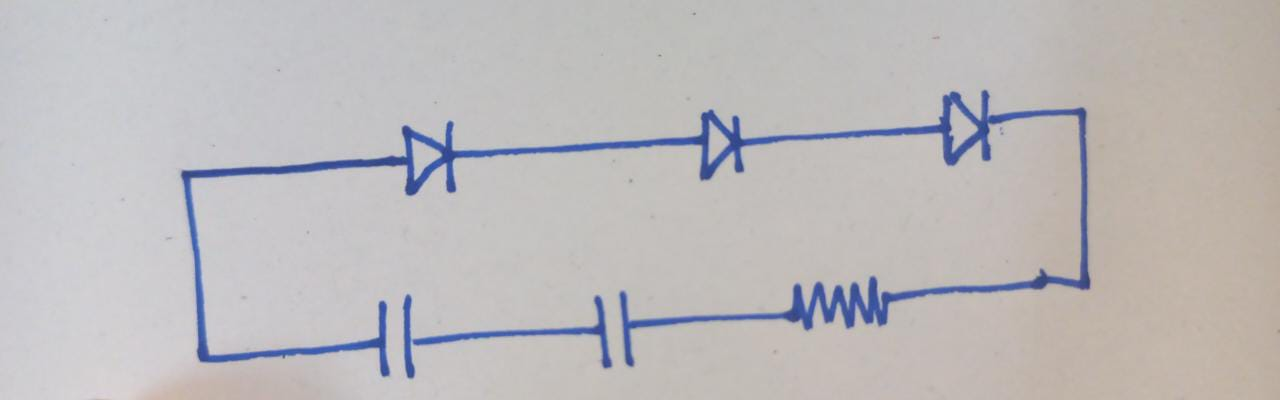
#> input picture test_images/test8.jpeg, 1280 x 400 px
$ jupyter execute preprocess2.ipynb
#> lines starting #> are read from the running program, lines starting #| are printed output that depends on the picture; after the words box and inside, x2 and y2 are one past the last pixel; in counts of white or black regions, pixels touching at a corner belong together
[cell 1]
import cv2
import numpy as np
import matplotlib.pyplot as plt
from sklearn.cluster import DBSCAN
import sklearn

[cell 2]
img = cv2.imread('test_images/test8.jpeg')
#> img is the input picture: shape (400, 1280, 3); mean B, G, R 187.6, 186.4, 189.4
grey_img = cv2.cvtColor(img, cv2.COLOR_RGB2GRAY)
plt.imshow(grey_img, cmap='gray')

[cell 3]
th = cv2.adaptiveThreshold(grey_img, 255, cv2.ADAPTIVE_THRESH_MEAN_C, cv2.THRESH_BINARY_INV, 31, 21)
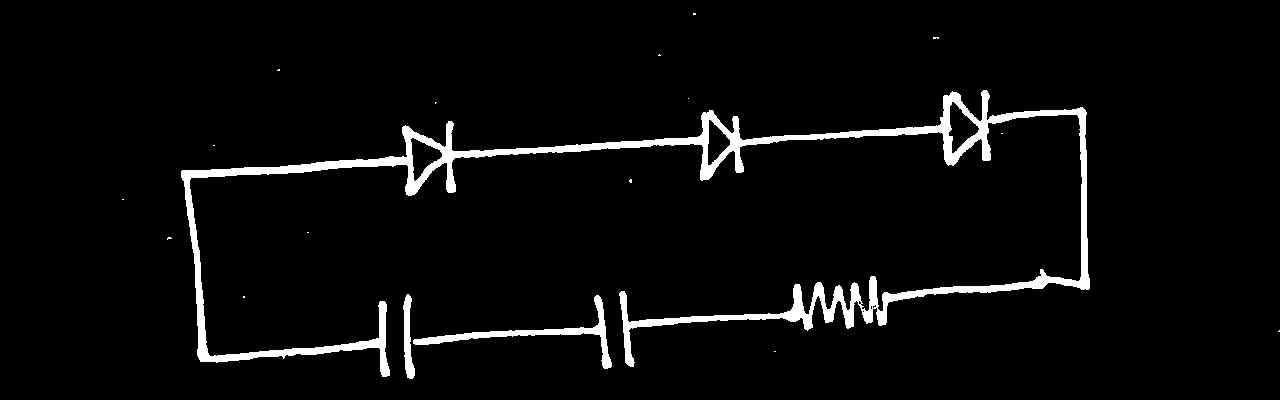
#> th: shape (400, 1280); 4.2% white; 18 white regions (15 under 20 px), largest, box (x1, y1, x2, y2) and area: (181, 90, 1090, 377) 19166, (413, 295, 612, 369) 1678, (403, 294, 415, 379) 577
plt.imshow(th, cmap='gray')

[cell 4]
kernel = cv2.getStructuringElement(cv2.MORPH_RECT, (3,3))
opening_img = cv2.morphologyEx(th, cv2.MORPH_OPEN, kernel, iterations=2)
#> opening_img: shape (400, 1280); 4% white; 15 white regions, largest, box (x1, y1, x2, y2) and area: (181, 111, 726, 377) 8750, (882, 108, 1090, 306) 3202, (825, 91, 991, 165) 2351
plt.imshow(opening_img, cmap='gray')

[cell 5]
kernel = cv2.getStructuringElement(cv2.MORPH_RECT, (3,3))
dline = cv2.dilate(opening_img, kernel, iterations=2)
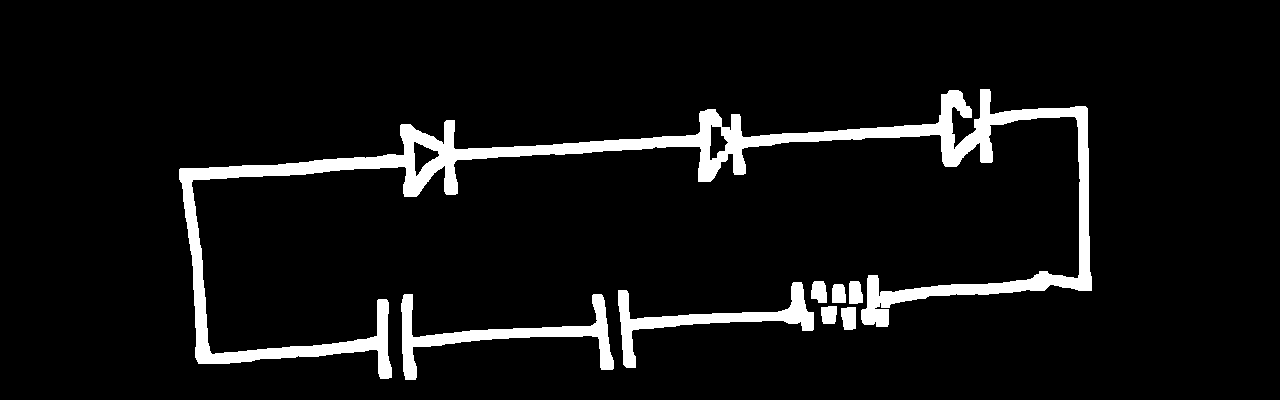
#> dline: shape (400, 1280); 6.7% white; 8 white regions, largest, box (x1, y1, x2, y2) and area: (179, 89, 1092, 379) 25871, (401, 294, 614, 380) 3772, (618, 282, 814, 368) 3274
plt.imshow(dline, cmap='gray')

[cell 6]
anchor_points = cv2.goodFeaturesToTrack(image=dline,maxCorners=100,qualityLevel=0.40,minDistance=20, blockSize=15)
#> anchor_points = 52 rows, first 8: [830, 300], [851, 300], [972, 112], [883, 311], [726, 157], [718, 130], [185, 174], [1085, 284]

# Convert the anchor points to a numpy array
anchor_points = np.float32(anchor_points.reshape((-1, 2)))
#> anchor_points = 52 pairs, first value 185 to 1085, second value 96 to 373

# Perform DBSCAN clustering on the anchor points
clustering = DBSCAN(eps=80, min_samples=4).fit(anchor_points)

# Get the labels for the clusters
labels = clustering.labels_
#> labels = 52 values, max 5 at index 12, min -1 at index 6, mean 2.23

# Find the unique labels and their counts
unique_labels, counts = np.unique(labels, return_counts=True)
#> unique_labels = [-1, 0, 1, 2, 3, 4, 5]; counts = [4, 8, 8, 8, 8, 8, 8]

# Draw circles around the points in the cluster with the highest count
img2 = img.copy()
for l in unique_labels:
    if l == -1: continue
    px = [int(i[0]) for i in anchor_points[labels == l]]
    py = [int(i[1]) for i in anchor_points[labels == l]]
    color = np.random.choice(range(256), size=3)
    color = (int (color [ 0 ]), int (color [ 1 ]), int (color [ 2 ]))
    print(color)
    for i in range(len(px)):
        cv2.circle(img2, (px[i], py[i]), 5, color=tuple(color), thickness=10)
#> this loop made 7 passes
#> (px, py, color) on passes 2 to 5: ([830, 851, 883, 806, 885, 849, 797, 873], [300, 300, 311, 324, 289, 323, 288, 273], (172, 47, 117)), ([972, 934, 995, 986, 996, 948, 947, 934], [112, 141, 131, 156, 107, 160, 96, 117], (192, 67, 251)), ([726, 718, 704, 694, 747, 748, 739, 693], [157, 130, 175, 153, 130, 153, 175, 128], (195, 103, 9)), ([409, 460, 397, 451, 406, 460, 448, 420], [190, 142, 148, 188, 130, 166, 126, 148], (211, 21, 242))
#> (printed output is left out)
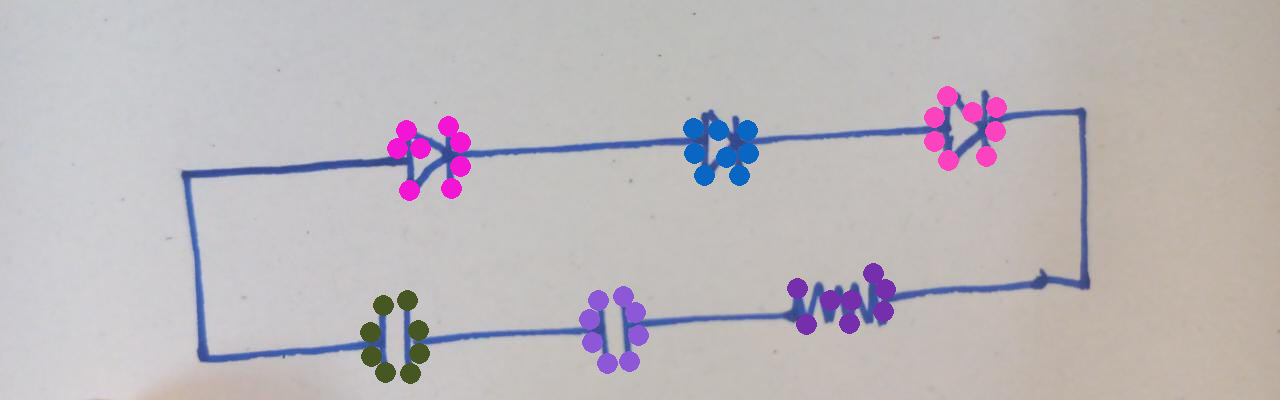
#> img2: shape (400, 1280, 3); 3.12% of pixels changed, all inside (x1, y1, x2, y2) = (360, 86, 1007, 384)

plt.imshow(img2)
plt.show()

[cell 7]
# Calculate the mean coordinates of each cluster
cluster_centers = []
for label in unique_labels:
    if label == -1:
        continue
    cluster_points = anchor_points[labels == label]
    cluster_center = np.mean(cluster_points, axis=0)
    cluster_centers.append(cluster_center)
#> this loop made 7 passes
#> cluster_center on passes 2 to 7: [846.8, 301], [964, 127.5], [721.1, 150.1], [431.4, 154.8], [395.4, 340.1], [613.9, 328.5]
#> after the loop, cluster_centers = [[846.8, 301], [964, 127.5], [721.1, 150.1], [431.4, 154.8], [395.4, 340.1], [613.9, 328.5]]

print(cluster_centers)
#> (printed output is left out)

[cell 8]
#fast = cv2.FastFeatureDetector_create()
fast = cv2.FastFeatureDetector_create(threshold=20, nonmaxSuppression=False, type=cv2.FAST_FEATURE_DETECTOR_TYPE_9_16)
kp = fast.detect(dline, None)
#> kp = 785 keypoints; strongest (x, y, size): (980, 89, 7), (981, 89, 7), (982, 89, 7), (987, 89, 7)

[cell 9]
img4 = img.copy()
img4 = cv2.drawKeypoints(img4, kp, None, color=(255,0,0))
plt.imshow(img4)
plt.show()

[cell 10]
fast_features = [np.array([int(kp[i].pt[0]), int(kp[i].pt[1])]) for i in range(len(kp))]
#> fast_features = 785 pairs, first value 179 to 1091, second value 89 to 379
clustering = DBSCAN(eps=60, min_samples=30).fit(fast_features)
labels_fast = clustering.labels_
#> labels_fast = 785 values, max 6 at index 499, min -1 at index 35, mean 2.39

[cell 11]
final_keypoints = anchor_points.copy()
#> final_keypoints has the same summary as anchor_points
final_labels = labels.copy()
#> final_labels has the same summary as labels

for i in fast_features:
    for j in range(len(cluster_centers)):
        if np.linalg.norm(i-cluster_centers[j]) < 100:
            final_keypoints = np.vstack((final_keypoints, [i]))
            final_labels = np.append(final_labels, unique_labels[j+1])
            break
#> this loop made 785 passes
#> i on passes 1 to 3: [980, 89], [981, 89], [982, 89]
#> after the loop, final_keypoints = 760 pairs, first value 185 to 1085, second value 89 to 379; final_labels = 760 values, max 5 at index 12, min -1 at index 6, mean 1.8

[cell 12]
img3 = img.copy()
for l in unique_labels:
    if l == -1: continue
    px = [int(i[0]) for i in final_keypoints[final_labels == l]]
    py = [int(i[1]) for i in final_keypoints[final_labels == l]]
    color = np.random.choice(range(256), size=3)
    color = (int (color [ 0 ]), int (color [ 1 ]), int (color [ 2 ]))
    print(color)
    for i in range(len(px)):
        cv2.circle(img3, (px[i], py[i]), 5, color=tuple(color), thickness=10)
#> this loop made 7 passes
#> color on passes 2 to 7: (58, 193, 230), (39, 87, 174), (88, 81, 165), (25, 77, 72), (9, 148, 115), (208, 243, 197)
#> (printed output is left out)
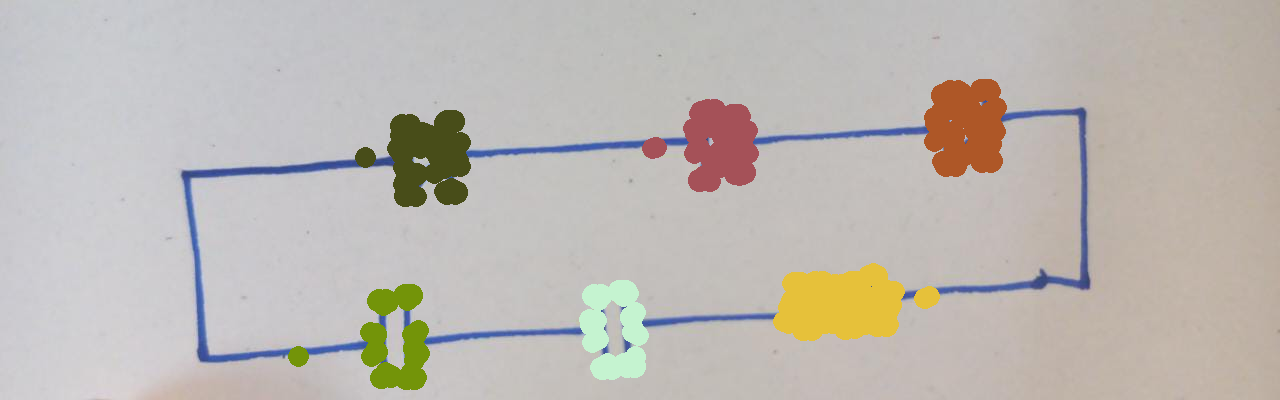
#> img3: shape (400, 1280, 3); 7.16% of pixels changed, all inside (x1, y1, x2, y2) = (288, 79, 1007, 390)

plt.imshow(img3)
plt.show()

[cell 13]
remove_comp = dline.copy()
rects = []
rects_contour = []
components_extracted = []


for l,_ in enumerate(counts):
    if l == 0: continue
    px = [int(i[0]) for i in final_keypoints[final_labels == unique_labels[l]]]
    py = [int(i[1]) for i in final_keypoints[final_labels == unique_labels[l]]]
    if abs(max(py)-min(py))*abs(max(px)-min(px)) > 700:
        components_extracted.append(dline[min(py)-15:max(py)+15, min(px)-15:max(px)+15])
        remove_comp[min(py)-15:max(py)+15, min(px)-15:max(px)+15] = 0
        rects_contour.append((np.array([[min(px)-15, min(py)-15],[max(px)+15, min(py)-15],[max(px)+15, max(py)+15],[min(px)-15, max(py)+15]])))
        rects.append([min(px)-22,max(px)+22,min(py)-22,max(py)+22])
#> this loop made 7 passes
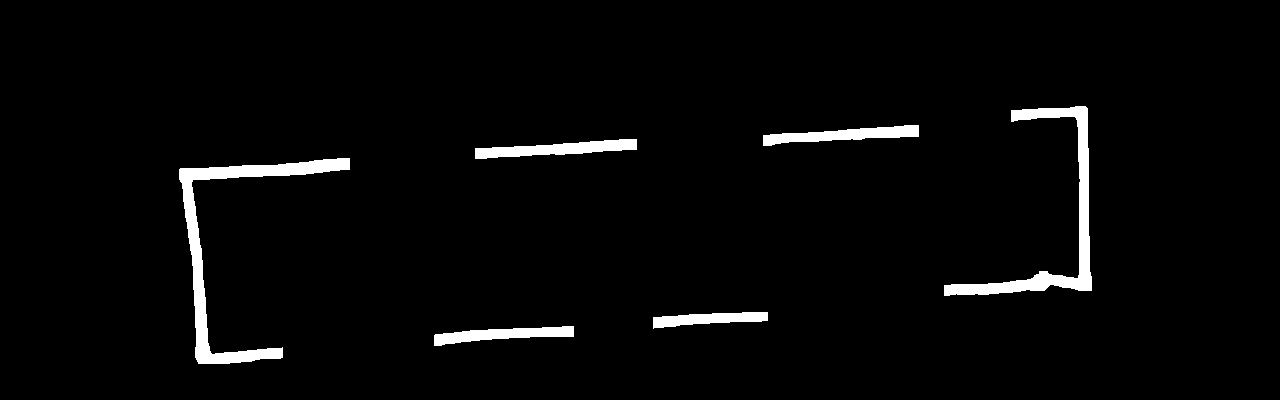
#> remove_comp: shape (400, 1280); 3% white; 6 white regions
#> after the loop, components_extracted = 6 items; rects = [[761, 951, 251, 352], [912, 1018, 67, 188], [630, 770, 87, 203], [343, 482, 98, 218], [276, 441, 272, 401], [567, 660, 268, 391]]; rects_contour = 6 items

[cell 14]
plt.imshow(remove_comp, cmap='gray')

[cell 15]
img2 = img.copy()
plt.imshow(cv2.drawContours(img2, tuple(rects_contour), -1, (255,0,0), 3))
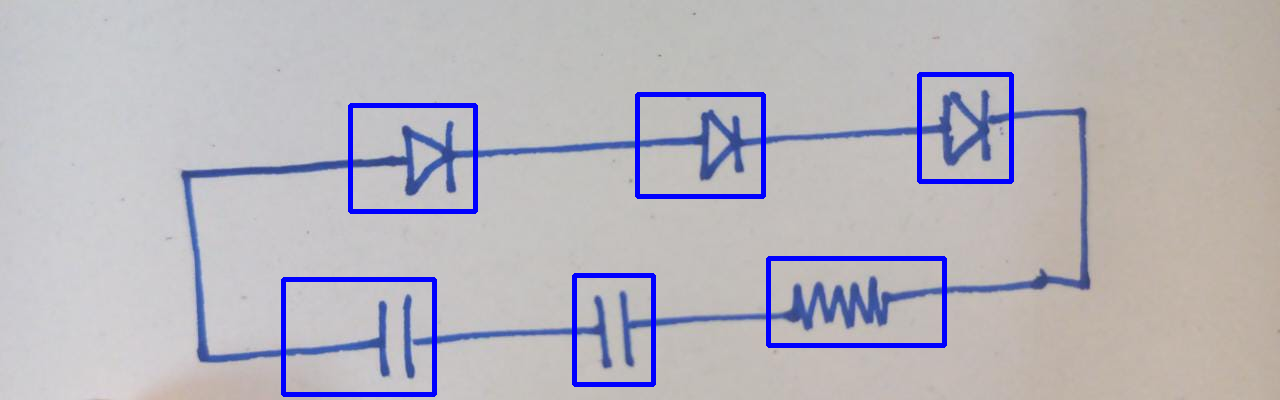
#> img2: shape (400, 1280, 3); 2.67% of pixels changed, all inside (x1, y1, x2, y2) = (281, 72, 1014, 397)

[cell 16]
cnts = cv2.findContours(remove_comp, cv2.RETR_EXTERNAL, cv2.CHAIN_APPROX_SIMPLE)
#> cnts = 6 contours; box (x1, y1, x2, y2) and area: (179, 158, 350, 364) 4552, (944, 106, 1092, 296) 3863, (475, 139, 637, 159) 1557, (763, 125, 919, 146) 1458, (434, 326, 574, 346) 1306, (653, 312, 768, 329) 1038
filtered_cnts = [c for c in cnts[0] if cv2.contourArea(c) > 600]
#> filtered_cnts has the same summary as cnts

wiring_dict = {}
last_key = 0
for c in filtered_cnts:
    for rect in rects:
        for p in c:
            # rect[0] is xmin, rect[1] is xmax, rect[2] is ymin, rect[3] is ymax
            # p[0][0] is x, p[0][1] is y
            if p[0][0] >= rect[0] and p[0][0] <= rect[1] and p[0][1] >= rect[2] and p[0][1] <= rect[3]:
                if last_key not in wiring_dict.keys():
                    wiring_dict[last_key] = [rect]
                else:
                    wiring_dict[last_key].append(rect)
                break
    last_key += 1
#> this loop made 6 passes
#> after the loop, last_key = 6; wiring_dict = 6 items

key = 0
dict_len = len(wiring_dict)
#> dict_len = 6
del_wire = []
while key < dict_len:
    if len(wiring_dict[key]) == 1:
        del_wire.append(key)
        del wiring_dict[key]
    key += 1
#> after the loop, del_wire = []; key = 6

for i in del_wire:
    del filtered_cnts[i]
#> this loop made 0 passes

cv2.drawContours(img, tuple(rects_contour), -1, (255,0,0), 3)
cv2.drawContours(img, filtered_cnts, -1, (0,255,0), 10)
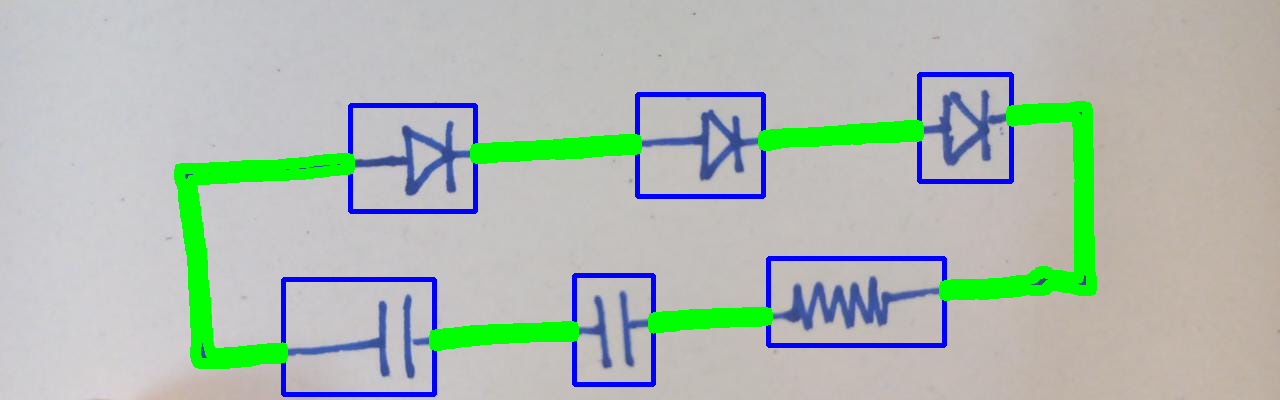
#> img: shape (400, 1280, 3); 5.85% of pixels changed, all inside (x1, y1, x2, y2) = (174, 101, 1097, 369)
plt.imshow(img)

$ run again, with test_images/test1.jpeg copied over test_images/test8.jpeg
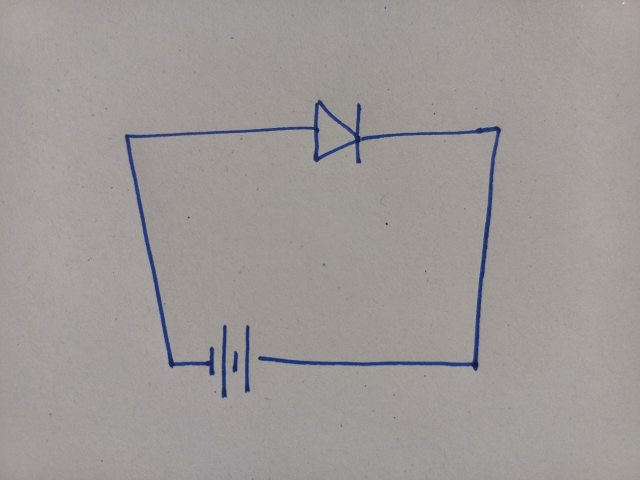
#> input picture test_images/test1.jpeg, 1280 x 960 px (shown at 1/2 size)
#> img is the input picture: shape (960, 1280, 3); mean B, G, R 151.4, 153.4, 157.9
#> th: shape (960, 1280); 1.7% white; 105 white regions (99 under 20 px), largest, box (x1, y1, x2, y2) and area: (250, 200, 723, 752) 9583, (516, 252, 1002, 742) 8684, (443, 649, 454, 796) 1094, (490, 650, 500, 786) 948, (465, 702, 476, 745) 344, (771, 445, 776, 451) 22
#> opening_img: shape (960, 1280); 1.7% white; 7 white regions, largest, box (x1, y1, x2, y2) and area: (517, 253, 1001, 741) 7947, (250, 265, 429, 750) 5327, (396, 201, 723, 327) 4123
#> dline: shape (960, 1280); 2.7% white; 4 white regions, box (x1, y1, x2, y2) and area: (248, 199, 1003, 752) 29569, (442, 648, 455, 797) 1715, (488, 650, 501, 786) 1507, (463, 701, 478, 745) 552
#> `anchor_points = cv2.goodFeaturesToTrack(image=dline,maxCorners=100,qua..`: anchor_points = 27 rows, first 8: [254, 273], [424, 745], [469, 738], [717, 322], [620, 245], [448, 790], [494, 779], [726, 265]
#> `anchor_points = np.float32(anchor_points.reshape((-1, 2)))`: anchor_points = 27 pairs, first value 254 to 984, second value 205 to 790
#> labels = 27 values, max 1 at index 3, min -1 at index 0, mean 0.296
#> unique_labels = [-1, 0, 1]; counts = [4, 11, 12]
#> the loop `for l in unique_labels:` made 3 passes
#> (px, py, color) on passes 2 to 3: ([424, 469, 448, 494, 521, 342, 495, 424, 472, 411, 450], [745, 738, 790, 779, 717, 730, 656, 698, 707, 715, 654], (172, 47, 117)), ([717, 620, 726, 620, 631, 703, 703, 718, 634, 726, 644, 681], [322, 245, 265, 267, 319, 296, 274, 212, 205, 289, 302, 247], (192, 67, 251))
#> (printed output is left out)
#> the loop `for label in unique_labels:` made 3 passes
#> cluster_center on passes 2 to 3: [450, 720.8], [676.9, 270.2]
#> after the loop `for label in unique_labels:`: cluster_centers = [[450, 720.8], [676.9, 270.2]]
#| [array([450.    , 720.8182], dtype=float32), array([676.9167, 270.25  ], dtype=float32)]
#> kp = 356 keypoints; strongest (x, y, size): (634, 199, 7), (635, 199, 7), (636, 199, 7), (642, 199, 7)
#> fast_features = 356 pairs, first value 248 to 1002, second value 199 to 796
#> labels_fast = 356 values, max 1 at index 208, min -1 at index 62, mean 0.152
#> `final_keypoints = anchor_points.copy()`: final_keypoints has the same summary as anchor_points
#> `final_labels = labels.copy()`: final_labels has the same summary as labels
#> the loop `for i in fast_features:` made 356 passes
#> i on passes 1 to 3: [634, 199], [635, 199], [636, 199]
#> after the loop `for i in fast_features:`: final_keypoints = 297 pairs, first value 254 to 984, second value 199 to 796; final_labels = 297 values, max 1 at index 3, min -1 at index 0, mean 0.539
#> the loop `for l in unique_labels:` made 3 passes
#> color on passes 2 to 3: (195, 103, 9), (211, 21, 242)
#> (printed output is left out)
#> the loop `for l,_ in enumerate(counts):` made 3 passes
#> after the loop `for l,_ in enumerate(counts):`:
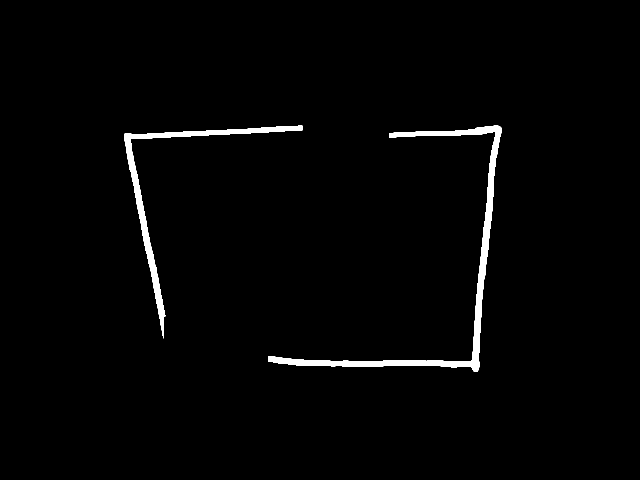
#> remove_comp: shape (960, 1280) (shown at 1/2 size); 1.7% white; 2 white regions
#> after the loop `for l,_ in enumerate(counts):`: components_extracted = 2 items; rects = [[320, 543, 626, 818], [598, 786, 177, 350]]; rects_contour = [[[327, 633], [536, 633], [536, 811], [327, 811]], [[605, 184], [779, 184], [779, 343], [605, 343]]]
#> cnts = 2 contours; box (x1, y1, x2, y2) and area: (536, 251, 1003, 743) 11764, (248, 251, 605, 677) 7292
#> filtered_cnts has the same summary as cnts
#> the loop `for c in filtered_cnts:` made 2 passes
#> last_key on passes 1 to 2: 1, 2
#> after the loop `for c in filtered_cnts:`: last_key = 2; wiring_dict = {0: [[320, 543, 626, 818], [598, 786, 177, 350]], 1: [[320, 543, 626, 818], [598, 786, 177, 350]]}
#> dict_len = 2
#> the loop `while key < dict_len:` made 2 passes
#> after the loop `while key < dict_len:`: del_wire = []; key = 2
#> `cv2.drawContours(img, filtered_cnts, -1, (0,255,0), 10)`:
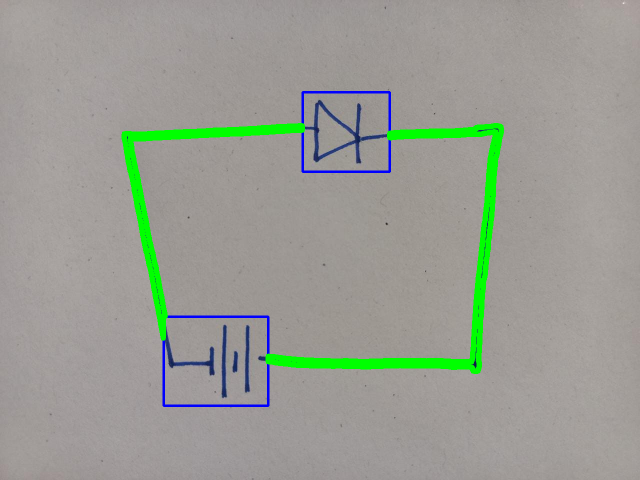
#> img: shape (960, 1280, 3) (shown at 1/2 size); mean B, G, R 147.5, 156.9, 153.3
#> Out has the same summary as wiring_dict
